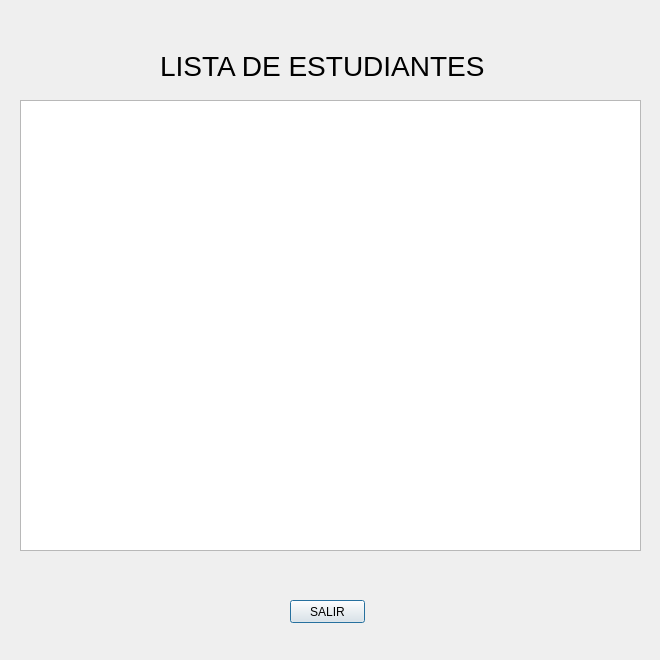
<?xml version="1.0" encoding="UTF-8"?>
<ui version="4.0">
 <class>Dialog</class>
 <widget class="QDialog" name="Dialog">
  <property name="geometry">
   <rect>
    <x>0</x>
    <y>0</y>
    <width>660</width>
    <height>660</height>
   </rect>
  </property>
  <property name="windowTitle">
   <string>Dialog</string>
  </property>
  <widget class="QTableWidget" name="tableWidget">
   <property name="geometry">
    <rect>
     <x>20</x>
     <y>100</y>
     <width>621</width>
     <height>451</height>
    </rect>
   </property>
  </widget>
  <widget class="QLabel" name="label">
   <property name="geometry">
    <rect>
     <x>160</x>
     <y>40</y>
     <width>411</width>
     <height>51</height>
    </rect>
   </property>
   <property name="font">
    <font>
     <pointsize>21</pointsize>
    </font>
   </property>
   <property name="text">
    <string>LISTA DE ESTUDIANTES</string>
   </property>
  </widget>
  <widget class="QScrollBar" name="verticalScrollBar">
   <property name="geometry">
    <rect>
     <x>920</x>
     <y>120</y>
     <width>21</width>
     <height>391</height>
    </rect>
   </property>
   <property name="orientation">
    <enum>Qt::Vertical</enum>
   </property>
  </widget>
  <widget class="QPushButton" name="pushButton">
   <property name="geometry">
    <rect>
     <x>290</x>
     <y>600</y>
     <width>75</width>
     <height>23</height>
    </rect>
   </property>
   <property name="text">
    <string>SALIR</string>
   </property>
  </widget>
 </widget>
 <resources/>
 <connections/>
</ui>
